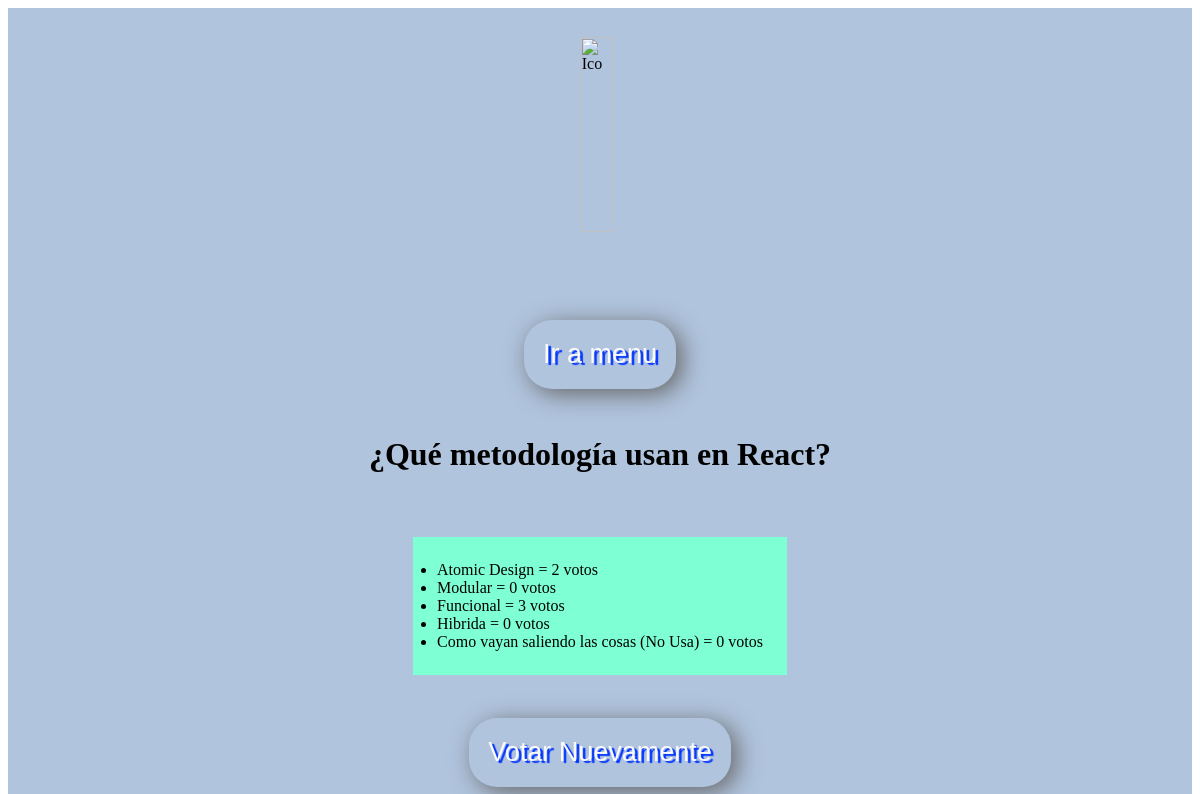
Page /5/results/ on the earlier database version.
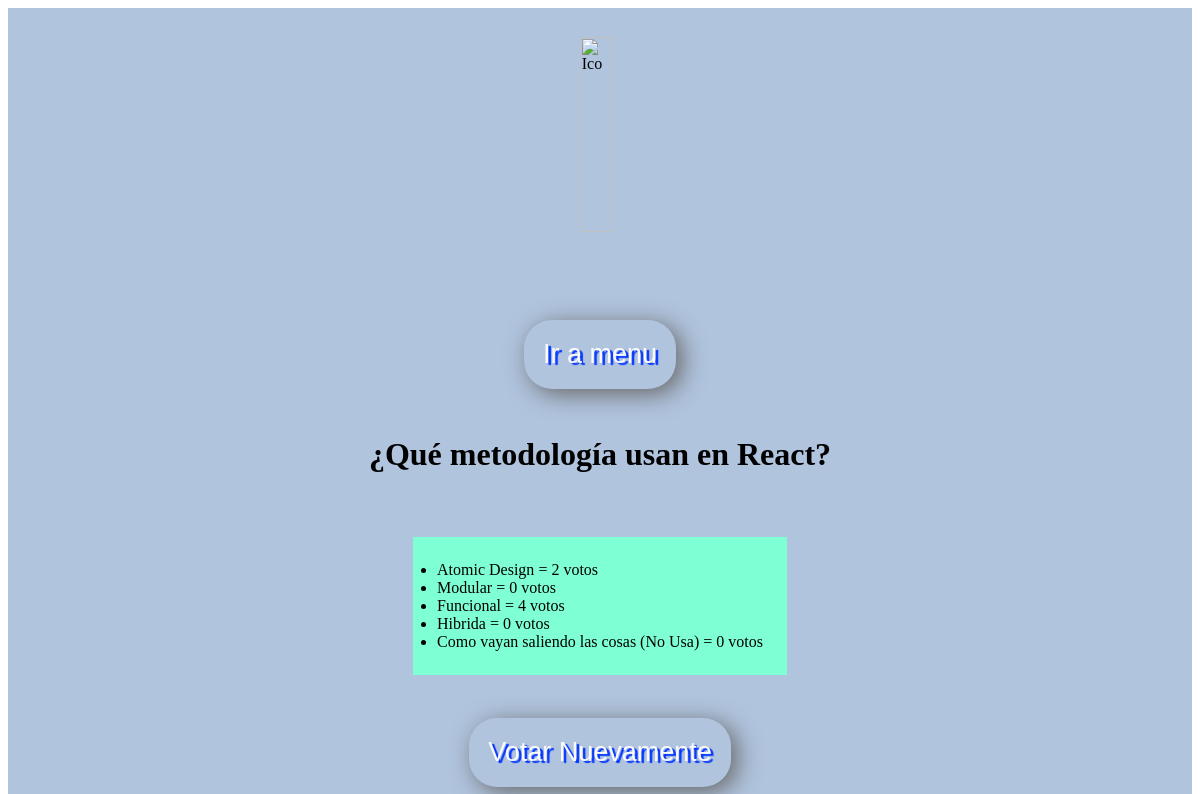
Same page on the later database version.
### polls/models.py (models this page shows, shortened)
class Choice(models.Model):
    question = models.ForeignKey(Question, on_delete=models.CASCADE)
    choice_text = models.CharField(max_length=200)
    votes = models.IntegerField(default=0)

### polls/views.py (the view)
# urls.py: path('<int:pk>/results/', views.ResultsView.as_view(), name='results'),
class ResultsView(generic.DetailView):
    model = Question
    template_name = 'polls/results.html'

### polls/templates/polls/results.html
<div style="display: flex; flex-direction: column; width: 100%; justify-content: space-around; align-items: center; background-color: lightsteelblue; min-height: 99vh; overflow-x:hidden;">
    <figure style="display: flex; height: 30vh;"><img style="height: 90%; width: auto;" src="https://yoprofesor.org/wp-content/uploads/2018/03/Prop%C3%B3sito-de-una-pregunta..jpg" alt="Ico"></figure>
    <a href="/" style="-webkit-border-radius: 28;
    -moz-border-radius: 28;
    border-radius: 28px;
  text-shadow: 3px 2px 1px #0234ff;
    -webkit-box-shadow: 6px 5px 24px #666666;
    -moz-box-shadow: 6px 5px 24px #666666;
    box-shadow: 6px 5px 24px #666666;
  font-family: Arial;
    color: #fafafa;
    font-size: 27px;
    padding: 19px;
    text-decoration: none;">Ir a menu</a>
    <h1>{{ question.question_text }}</h1>
<ul style="background-color: aquamarine; padding: 3vh;">
{% for choice in question.choice_set.all %}
    <li>{{ choice.choice_text }} = {{ choice.votes }} voto{{ choice.votes|pluralize }}</li>
{% endfor %}
</ul>
<a href="{% url 'polls:detail' question.id %}" style="-webkit-border-radius: 28;
-moz-border-radius: 28;
border-radius: 28px;
text-shadow: 3px 2px 1px #0234ff;
-webkit-box-shadow: 6px 5px 24px #666666;
-moz-box-shadow: 6px 5px 24px #666666;
box-shadow: 6px 5px 24px #666666;
font-family: Arial;
color: #fafafa;
font-size: 27px;
padding: 19px;
text-decoration: none;">Votar Nuevamente</a>
</div>

Differences in the rows shown:
changed Choice "Funcional": votes "3" → "4"
